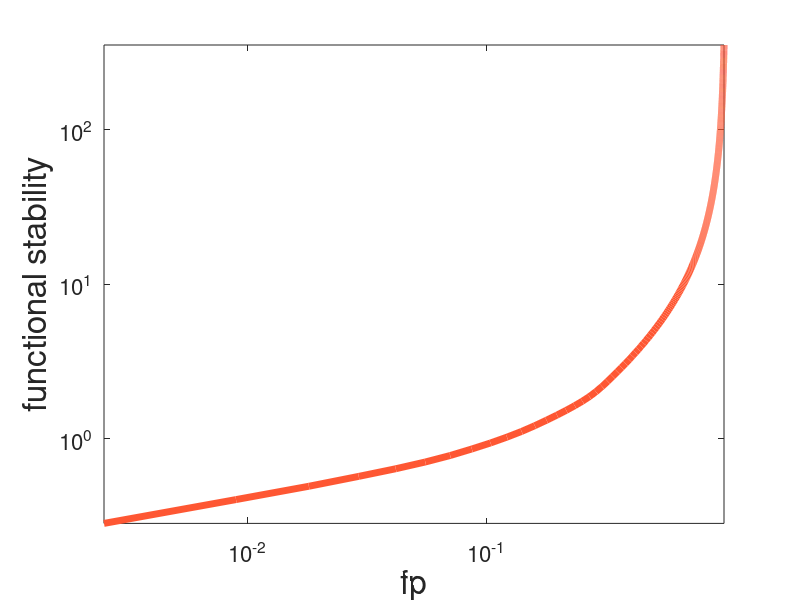

MATLAB code to generate this figure:
close;
clear;
clc;
s1=rand(300,1);%s1 fluctuates between 0 and 1 following uniform distribution; create 300 parallel communities
epsilons=1:0.05:100; % increasing effective plasmid transfer rate from 1 to 100;
beta=0.5;%define the beta value
fp=0;%initialize the plasmid mean abundance
sp=0;%initialize the standard deviation of plasmid abundance
for i=1:length(epsilons)
    epsilon=epsilons(i);
    pt=1-1./((1-beta)*s1+beta)/epsilon;%calculating the plasmid abundance pt as a function of s1
    sp(i)=std(pt.*(pt>=0));%calculate the standard deviation of plasmid abundance; plasmid abundance must be non-negative.
    fp(i)=mean(pt.*(pt>=0));%calculate the mean plasmid abundance
end
    
plot(fp,1./(sp./fp),'-','color',[255, 87, 51]/256,'linewidth',5);hold on;%plot stability as a function of mean plasmid abundance
set(gca,'fontsize',16);
set(gca,'XScale','log');
set(gca,'YScale','log');
xlabel('fp','fontsize',24);
ylabel('functional stability','fontsize',24);
set(gcf,'position',[100 100 400 400]);
axis([min(fp) max(fp) min(1./(sp./fp)) max(1./(sp./fp))]);
